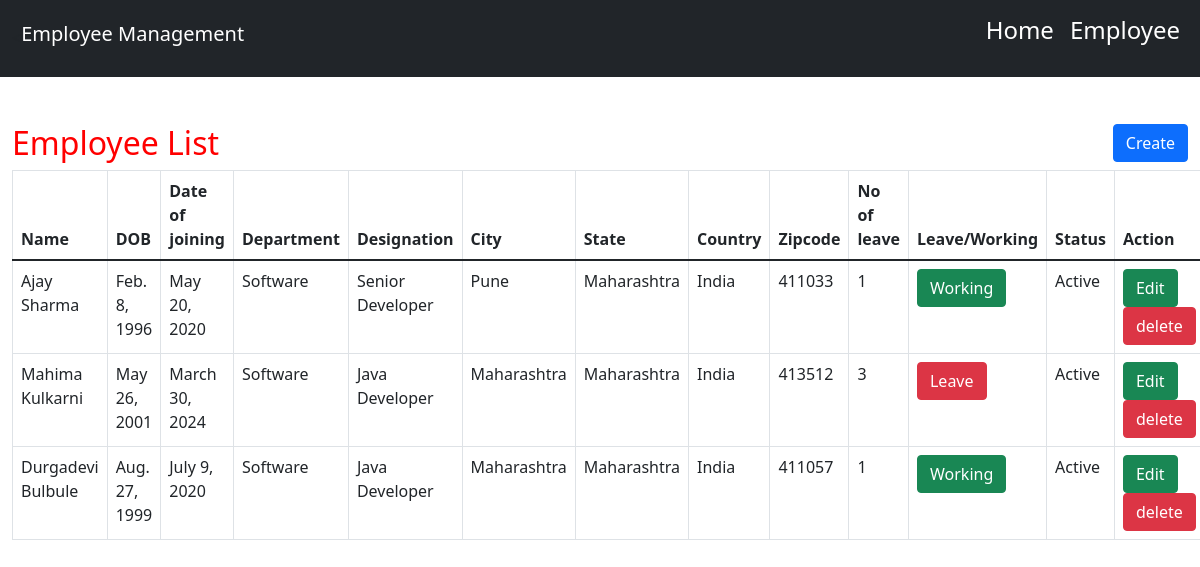
Page /employee-list/ on the committed database.
### employee/models.py (models this page shows, shortened)
class Employee(models.Model):
    name = models.CharField(max_length=100, null=True, blank=True)
    dob = models.DateField(null=True, blank=True)
    doj = models.DateField(null=True, blank=True)
    department = models.CharField(max_length=100, null=True, blank=True)
    post = models.CharField(max_length=100, null=True, blank=True)
    address = models.CharField(max_length=100, null=True, blank=True)
    city = models.CharField(max_length=100, null=True, blank=True)
    country = models.CharField(max_length=100, null=True, blank=True)
    zipcode = models.CharField(max_length=100, null=True, blank=True)
    state = models.CharField(max_length=100, null=True, blank=True)
    active = models.BooleanField(default=True)
    leave_count = models.IntegerField(null=True, blank=True, default=0)
    on_leave = models.BooleanField(default=False)

### employee/views.py (the view)
# urls.py: path('employee-list/', views.employee_list, name="employee_list"),
def employee_list(request):
    emp_data = Employee.objects.filter()
    d = {'employee':emp_data}
    return render(request, 'employee/employee_list.html',d)

### templates/employee/employee_list.html (shortened to what this page needs)
{% extends 'employee/home.html' %}
{% block body %}
<link rel = stylesheet href = "//cdn.datatables.net/1.10.19/css/jquery.dataTables.min.css" defer>
<div  class="container-fluid">
        <h2 style="color:red;margin-top:4%">Employee List
            <a href="{% url 'create_employee' %}"><button class="btn btn-primary" align="right" style="float:right">Create</button></a>
        </h2>
        <table class="table table-bordered" id="myTable">
  <thead>
  <tr>
    <th>Name</th>
    <th>DOB</th>
    <th>Date of joining</th>
      <th>Department</th>
      <th>Designation</th>
    <th>City</th>
    <th>State</th>
    <th>Country</th>
    <th>Zipcode</th>
    <th>No of leave</th>
    <th>Leave/Working</th>
    <th>Status</th>
    <th>Action</th>
  </tr>
  </thead>
   <tbody>
    {% for i in employee %}
  <tr>
    <td>{{i.name}}</td>
    <td>{{i.dob}}</td>
    <td>{{i.doj}}</td>
      <td>{{i.department}}</td>
      <td>{{i.post}}</td>
      <td>{{i.city}}</td>
      <td>{{i.state}}</td>
      <td>{{i.country}}</td>
      <td>{{i.zipcode}}</td>
      <td>{{i.leave_count}}</td>
      <td>{% if i.on_leave %}
        <a href="{% url 'leave_status' i.id %}" onclick="return confirm('Are you sure, You are working today?')"><button class="btn btn-danger">Leave</button></a>
          {% else %}
          <a href="{% url 'leave_status' i.id %}"  onclick="return confirm('Are you sure, You are applying for leave?')"><button class="btn btn-success">Working</button></a>
        {% endif %}</td>
      <td>{% if i.active %}Active{% else %}Inactive{% endif %}</td>
    <td><a href="{% url 'edit_employee' i.id %}" ><button class="btn btn-success">Edit</button></a>
        <a href="{% url 'delete_employee' i.id %}" onclick="return confirm('Are you sure?')"><button class="btn btn-danger">delete</button></a>
    </td>
  </tr>
    {% endfor %}
    </tbody>
</table>
</div>
{% endblock  %}

### templates/employee/home.html (shortened to what this page needs)
<!doctype html>
{% load static %}
<html lang="en">
  <head>
    <link href="https://cdn.jsdelivr.net/npm/bootstrap@5.1.3/dist/css/bootstrap.min.css" rel="stylesheet">
  </head>
  <body>
  <nav class="navbar navbar-expand-lg navbar-dark bg-dark">
<div class="container-fluid">
<h1 class="navbar-brand">Employee Management</h1>
<div class="collapse navbar-collapse" id="navbarTogglerDemo03">
<div class="d-flex">
<ul class="navbar-nav me-auto mb-2 mb-lg-8">
<li class="nav-item">
<a class="nav-link active" aria-current="page" href="{% url 'home' %}"><h4>Home</h4></a>
</li>
<li class="nav-item">
<a class="nav-link active" aria-current="page" href="{% url 'employee_list' %}"><h4>Employee</h4></a>
</li>
</ul>
</div>
</div>
    </nav>
    {% block body %}
    {% endblock  %}
  </body>
</html>

### rows in the picture
Employee: name "Ajay Sharma", dob "Feb. 8, 1996", doj "May 20, 2020", department "Software", post "Senior Developer", city "Pune", state "Maharashtra", country "India", zipcode "411033", leave_count "1", on_leave "Working", active "Active"
Employee: name "Mahima Kulkarni", dob "May 26, 2001", doj "March 30, 2024", department "Software", post "Java Developer", city "Maharashtra", state "Maharashtra", country "India", zipcode "413512", leave_count "3", on_leave "Leave", active "Active"
Employee: name "Durgadevi Bulbule", dob "Aug. 27, 1999", doj "July 9, 2020", department "Software", post "Java Developer", city "Maharashtra", state "Maharashtra", country "India", zipcode "411057", leave_count "1", on_leave "Working", active "Active"
